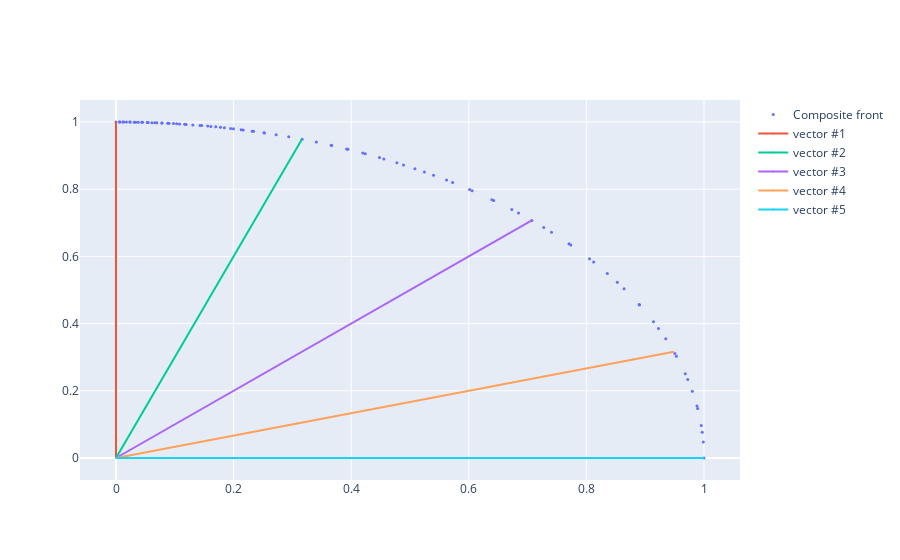

Source (notebook cell):
### Code cell
visualize_2D_front_rvs(base.normalized_front, base2.vectors)
